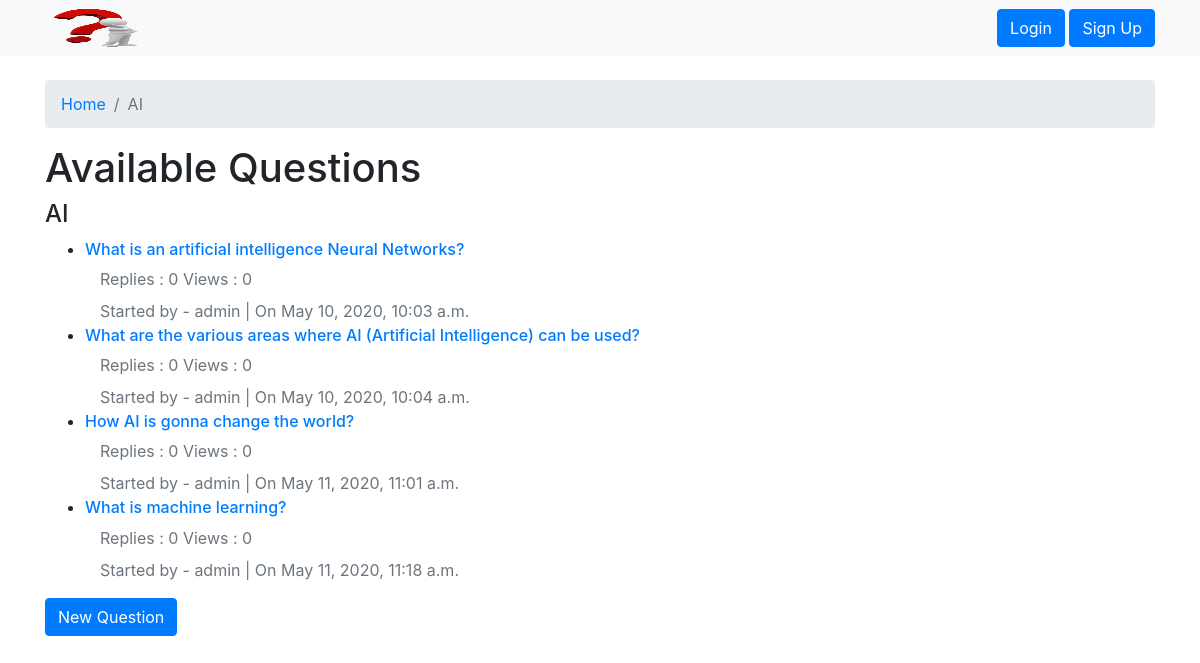
/title/1, run on the app's committed database.
### app/models.py (models this page shows)
class Title(models.Model):
    name=models.CharField(max_length=250,unique=True)
    desc=models.CharField(max_length=200)
    img=models.TextField(max_length=300)
    def __str__(self):
        return self.name

class Question(models.Model):
    ques = models.CharField(max_length=200)
    last_updated= models.DateTimeField(auto_now_add=True)
    title=models.ForeignKey(Title,related_name='questions',on_delete= models.CASCADE)
    started_by=models.ForeignKey(User,related_name='questions',on_delete= models.CASCADE)
    views = models.PositiveIntegerField(default=0)

### app/views.py (the view)
# urls.py: path('title/<int:pk>', views.title_questions, name = 'title_ques'),
def title_questions(req,pk):
    t= get_object_or_404(Title,pk=pk)
    ques = Question.objects.filter(title=t)
    return render(req,'ques.html',{'t':t,'ques':ques})

### app/templates/ques.html
{% extends 'base.html' %}
{% block breadcrumb %}
<li class="breadcrumb-item" aria-current="page">
    <a href="{%url 'index'%}">Home</a>
</li>
<li class="breadcrumb-item active" aria-current="page">{{t}}</li>
{% endblock %}
{%  block content %}
<section id="questions">
    <h1>
        Available Questions
    </h1>
    <h4>{{t.name}}</h4>
    <ul>
        {% for ques in ques %}
        <li>
            <a href="{% url 'show_ans' ques.title.pk ques.pk %}">
                <h6>{{ques.ques}}</h6>
                <div class="row-justify-content-between mt-2">
                    <div class="col-md-4">
                        <span class="text-muted">Replies : 0</span>
                        <span class="text-muted">Views : 0</span>
                    </div>
                </div>
                <div class="row-justify-content-between mt-2">
                    <div class="col-md-5">
                        <span class="text-muted">Started by - {{ques.started_by}}</span>
                        <span class="text-muted">| On {{ques.last_updated}}</span>
                    </div>
                </div>
            </a>
        </li>
        {% endfor %}
    </ul>
    <a href="{% url 'new_ques' t.pk%}" class="btn btn-primary">New Question</a>
</section>
{% endblock %}

### app/templates/base.html (shortened to what this page needs)
<!doctype html>
{% load static %}
<html lang="en">
  <head>
    <link rel="stylesheet" href="https://stackpath.bootstrapcdn.com/bootstrap/4.4.1/css/bootstrap.min.css">
    <link rel="stylesheet" href="{% static 'stylesheets/main.css' %}">
  </head>
  <body>
    <nav class="navbar navbar-expand-lg navbar-light bg-light">
      <div class="container">
      <a href="{% url 'index' %}">
        <img src="{% static 'images/qmark.png' %}" width="100" height="40" alt="logo">
      </a>
      <div class="collapse navbar-collapse" id="navbarNavDropdown">
        {% if user.is_authenticated %}
        <ul class="navbar-nav ml-auto">
          <li class="nav-item active">
            <span class="nav-link">LoggedIn As {{user.username}}</span>
          </li>
          <li class="nav-item dropdown">
            <a class="nav-link dropdown-toggle" href="#" id="navbarDropdownMenuLink" role="button" data-toggle="dropdown" aria-haspopup="true" aria-expanded="false">
              Account
            </a>
            <div class="dropdown-menu" aria-labelledby="navbarDropdownMenuLink">
              <a class="dropdown-item" href="#">My Account</a>
              <a class="dropdown-item" href="{% url 'password_reset' %}">Change Password</a>
              <a class="dropdown-item" href="{% url 'logout' %}">Logout</a>
            </div>
          </li>
        </ul>
        {% else %}
        <div class="ml-auto">
          <a href="{% url 'login' %}" class="btn btn-primary">Login</a>
          <a href="{% url 'signup' %}" class="btn btn-primary">Sign Up</a>
        </div>
        {% endif %}
      </div>
    </div>
    </nav>
    <section id="breadcrumbs" class="mt-4">
      <div class="container">
        <ol class="breadcrumb">
          {% block breadcrumb %}
          {% endblock %}
        </ol>
      </div>
    </section>
    <div class="container">
        {% block content %}
        {% endblock %}
    </div>
  </body>
</html>

### data on the page
Title: name "AI"
Question: ques "What is an artificial intelligence Neural Networks?", started_by "admin", last_updated "May 10, 2020, 10:03 a.m."
Question: ques "What are the various areas where AI (Artificial Intelligence) can be used?", started_by "admin", last_updated "May 10, 2020, 10:04 a.m."
Question: ques "How AI is gonna change the world?", started_by "admin", last_updated "May 11, 2020, 11:01 a.m."
Question: ques "What is machine learning?", started_by "admin", last_updated "May 11, 2020, 11:18 a.m."
